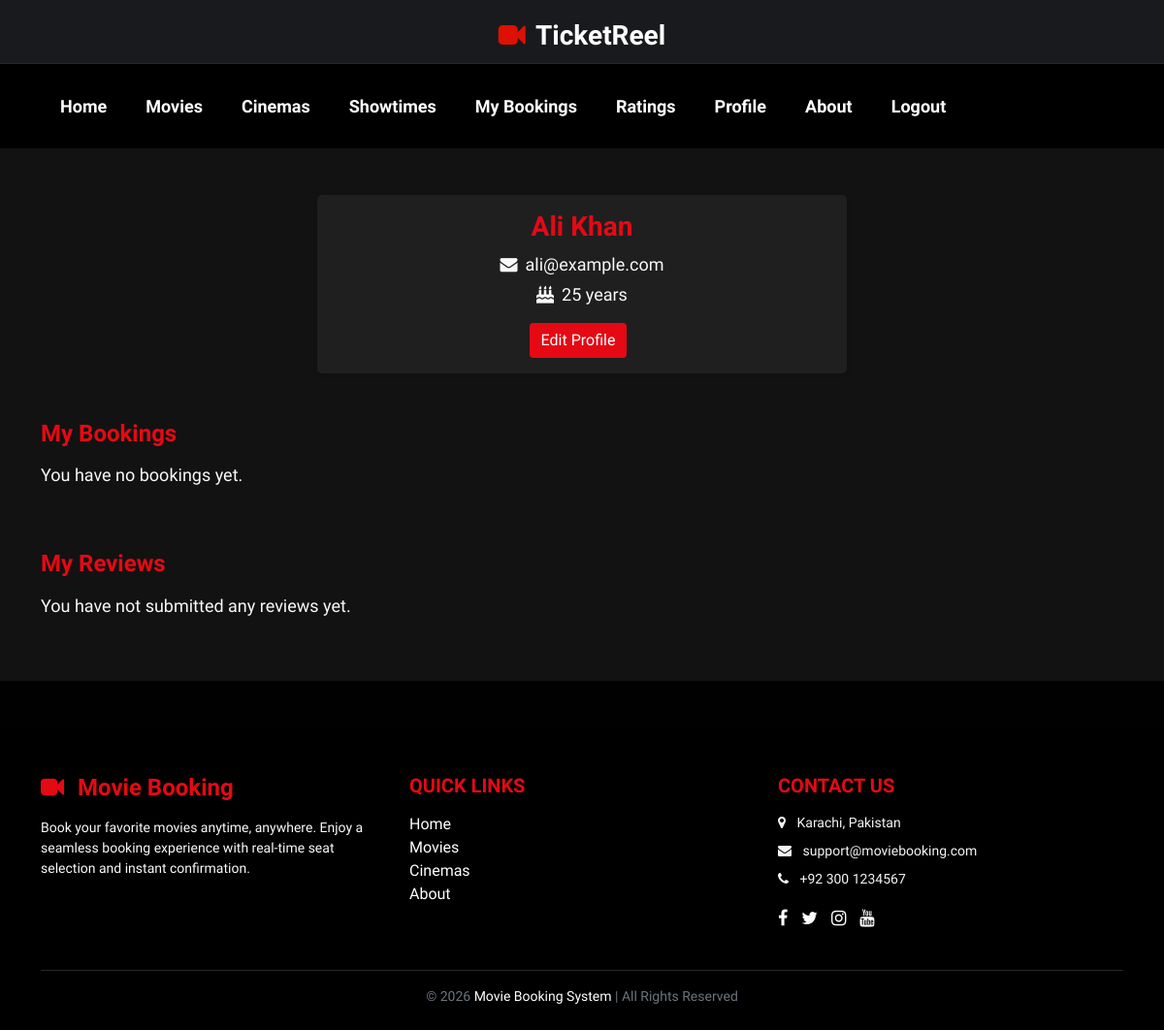
The app's page /profile.php (signed in) with its own data.
### tables this page shows
CREATE TABLE users (
    user_id INT PRIMARY KEY AUTO_INCREMENT,
    name VARCHAR(100),
    email VARCHAR(100) UNIQUE,
    password VARCHAR(255),
    age INT CHECK (age > 0),
    role_id INT,
    FOREIGN KEY (role_id) REFERENCES roles(role_id)
);

### profile.php (the view, shortened to what this page needs)
<?php
include "configdb.php";
$user_id = $_SESSION['user_id'];
$userQuery = mysqli_query($conn, "SELECT * FROM users WHERE user_id=$user_id");
$user = mysqli_fetch_assoc($userQuery);
$bookingsQuery = mysqli_query($conn, "
    SELECT b.booking_id, b.booking_date, s.show_date, s.show_time, s.seat_class, bd.seat_count, bd.seat_price, m.title, c.name AS cinema_name
    FROM bookings b
    JOIN booking_details bd ON b.booking_id = bd.booking_id
    JOIN shows s ON b.show_id = s.show_id
    JOIN movies m ON s.movie_id = m.movie_id
    JOIN cinemas c ON s.cinema_id = c.cinema_id
    WHERE b.user_id=$user_id
    ORDER BY b.booking_date DESC
");
$reviewsQuery = mysqli_query($conn, "
    SELECT r.review_text, r.rating, c.name AS cinema_name
    FROM user_reviews r
    JOIN cinemas c ON r.cinema_id = c.cinema_id
    WHERE r.user_id=$user_id
    ORDER BY r.review_id DESC
");
?>
<?php include 'header.php'; include "navbar.php"; ?>
<section id="user-profile" class="py-5" style="background:#121212; color:#fff;">
  <div class="container">
    <div class="row justify-content-center mb-5">
      <div class="col-lg-6 col-md-8">
        <div class="card shadow-sm border-0 rounded-3" style="background-color:#1f1f1f;">
          <div class="card-body text-center">
            <h3 class="card-title" style="color:#e50914;"><?= htmlspecialchars($user['name']); ?></h3>
            <p class="text-light mb-1"><i class="fa fa-envelope me-2"></i><?= htmlspecialchars($user['email']); ?></p>
            <p class="text-light"><i class="fa fa-birthday-cake me-2"></i><?= htmlspecialchars($user['age']); ?> years</p>
            <a href="edit_profile.php" class="btn me-2" style="background-color:#e50914; color:#fff; border:none;">Edit Profile</a>
          </div>
        </div>
      </div>
    </div>
    <div class="row mb-5">
      <div class="col-12">
        <h4 style="color:#e50914; margin-bottom:15px;">My Bookings</h4>
        <?php if(mysqli_num_rows($bookingsQuery) > 0): ?>
          <div class="list-group">
            <?php while($booking = mysqli_fetch_assoc($bookingsQuery)): ?>
              <div class="list-group-item mb-3 shadow-sm rounded-3" style="background-color:#1f1f1f; color:#fff; border-left:5px solid #e50914;">
                <h5 style="color:#e50914;"><?= htmlspecialchars($booking['title']); ?></h5>
                <small class="text-light"><?= htmlspecialchars($booking['cinema_name']); ?> | <?= date('d M Y', strtotime($booking['show_date'])); ?> at <?= date('H:i', strtotime($booking['show_time'])); ?></small>
                <p class="mb-1">
                  Class: <strong><?= htmlspecialchars($booking['seat_class']); ?></strong> |
                  Seats: <strong><?= intval($booking['seat_count']); ?></strong> |
                  Price: <strong>Rs: <?= number_format($booking['seat_price']); ?></strong>
                </p>
                <small class="text-light">Booked on <?= date('d M Y H:i', strtotime($booking['booking_date'])); ?></small>
              </div>
            <?php endwhile; ?>
          </div>
        <?php else: ?>
          <p class="text-light">You have no bookings yet.</p>
        <?php endif; ?>
      </div>
    </div>
    <div class="row">
      <div class="col-12">
        <h4 style="color:#e50914; margin-bottom:15px;">My Reviews</h4>
        <?php if(mysqli_num_rows($reviewsQuery) > 0): ?>
          <div class="list-group">
            <?php while($review = mysqli_fetch_assoc($reviewsQuery)): ?>
              <div class="list-group-item mb-3 shadow-sm rounded-3" style="background-color:#1f1f1f; color:#fff; border-left:5px solid #e50914;">
                <h6 style="color:#e50914;"><?= htmlspecialchars($review['cinema_name']); ?></h6>
                <p class="mb-1"><?= htmlspecialchars($review['review_text']); ?></p>
                <small class="text-warning"><?= str_repeat('★', $review['rating']); ?><?= str_repeat('☆', 5 - $review['rating']); ?></small>
              </div>
            <?php endwhile; ?>
          </div>
        <?php else: ?>
          <p class="text-light">You have not submitted any reviews yet.</p>
        <?php endif; ?>
      </div>
    </div>
  </div>
</section>
<?php include 'footer.php'; ?>

### css/global.css (style rules this page uses)
body { font-family: 'Rajdhani', sans-serif; color: #ffffff; background-color: #010102; }
h1,h2,h3,h4,h5,h6 { font-weight:bold; }
p { color: #f4f4f4; font-size:18px; }
a { text-decoration:none; color:#fff; }
::placeholder { color:#999!important; opacity: 1; }

### records on screen
users: name "Ali Khan", email "ali@example.com", age "25"
